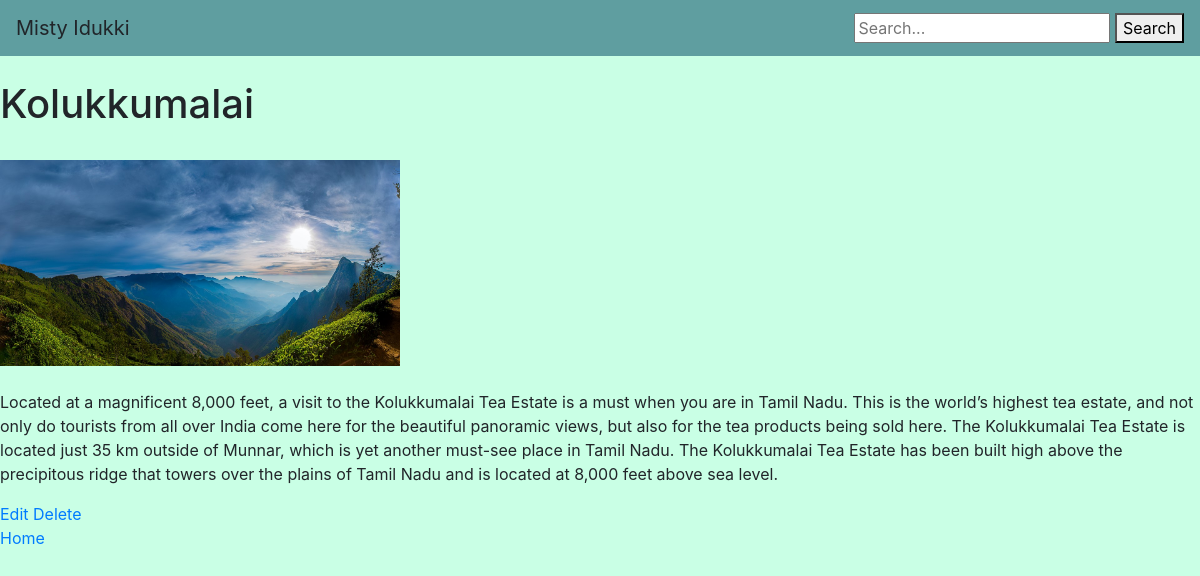
Page /7/ on the committed database.
### blogapp/models.py (models this page shows, shortened)
class Product(models.Model):
    name = models.CharField(max_length=250,unique=True)
    desc = models.TextField(blank=True)
    img = models.ImageField(upload_to='gallery')
    created_at = models.DateTimeField(auto_now_add=True)
    updated_at = models.DateTimeField(auto_now=True)

### blogapp/views.py (the view)
# urls.py: path('<int:pk>/', views.product_detail, name='product_detail'),
def product_detail(request,pk):
    products = Product.objects.get(pk=pk)
    return render(request, 'index2.html', {'product': products})

### templates/index2.html
{% extends 'base.html' %}
{% block content %}
<br>
<h1> {{ product.name}} </h1><br>
<div>
    <img src="{{product.img.url}}" alt="{{product.name}}" width="400">
</div>
<br>
<p>{{ product.desc }}</p>
<a href="{% url 'blogapp:edit' product.pk %}"> Edit</a>
<a href="{% url 'blogapp:delete' product.pk %}"> Delete</a> <br>
<a href="{% url 'blogapp:product_list' %}"> Home </a>
{% endblock %}

### static/style.css (style rules this page uses)
body { background-color: #c9ffe5; }

### rows in the picture
Product: name "Kolukkumalai", img (picture), desc "Located at a magnificent 8,000 feet, a visit to the Kolukkumalai Tea Estate is a must when you are in Tamil Nadu. This is the world’s highest tea estate, and not only do tourists from all over India come here for the beautiful panoramic views, but also for the tea products being sold here. The Kolukkumalai Tea Estate is located just 35 km outside of Munnar, which is yet another must-see place in Tamil Nadu. The Kolukkumalai Tea Estate has been built high above the precipitous ridge that towers over the plains of Tamil Nadu and is located at 8,000 feet above sea level."
